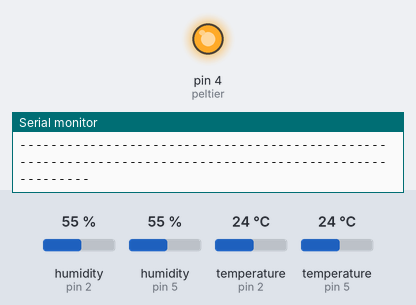
Recording of a sketch running on a simulated Arduino Uno, built with avr-gcc and run on an emulated ATmega328P. Parts: output pins drawn as LEDs (lit = HIGH), the last lines printed to the serial monitor. The test bench sets the inputs (shaded band); at power-on: temperature (sensors on pin 5, pin 2) 24 °C, humidity (sensors on pin 2, pin 5) 55 %.

Above: at 6.9 s.
7.0 s: temperature (sensor on pin 5) set to 18.4 °C
12.6 s: temperature (sensor on pin 5) set to 17.4 °C
At 16.1 s:
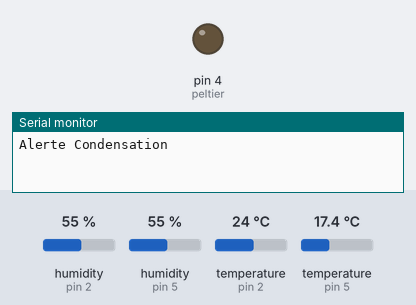
20.5 s: temperature (sensor on pin 5) set to 19 °C
At 24.5 s:
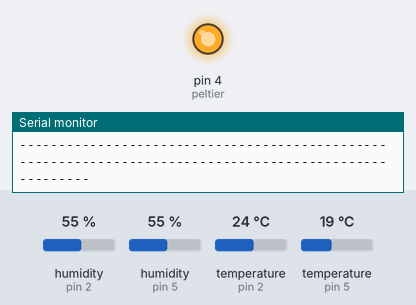
26.1 s: temperature (sensor on pin 5) set to 12 °C
At 28.0 s:
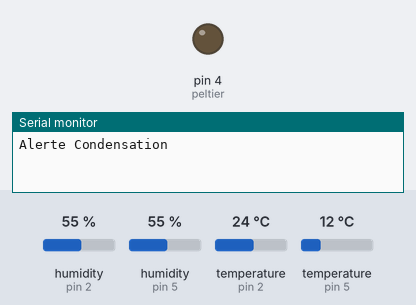
Timing chart, 0 to 29.5 s (numbered marks = the images above; inputs shaded):
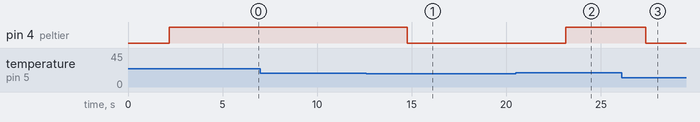

Measured:
- the behaviour switches between 18.1 and 18 °C on temperature (sensor on pin 5) (found by bisection; images 0 and 1)
- after the input at 12.6 s, pin 4 (peltier): HIGH → LOW after 2.2 s
- after the input at 20.5 s, pin 4 (peltier): LOW → HIGH after 2.7 s
- after the input at 26.1 s, pin 4 (peltier): HIGH → LOW after 1.3 s

The sketch:

Capteurs_temperatures_regulation.ino
```cpp
// Basé sur le code de LadyAda traduit et modifie par moi, domaine public
#include "DHT.h"
#define DHT1PIN 5
#define DHT2pin 2
int peltier = 4;
float t_consigne=18;
 // broche ou l'on a branche le capteur

// de-commenter le capteur utilise
//#define DHTTYPE DHT11 // DHT 11
#define DHT1TYPE DHT22
#define DHT2TYPE DHT22
// DHT 22 (AM2302)
//#define DHTTYPE DHT21 // DHT 21 (AM2301)
DHT DHT1(5, DHT22);//déclaration du capteur 1
DHT DHT2(2, DHT22);//déclaration du capteur 2

void setup()
{
 Serial.begin(9600);
pinMode(peltier, OUTPUT);
 Serial.println("*******CAPTEUR DES TEMPERATURES ET D'HUMIDITE******");
 DHT1.begin();
 DHT2.begin();
}
void loop()
{
 delay(2000);

 // La lecture du capteur prend 250ms
 // Les valeurs lues peuvet etre vieilles de jusqu'a 2 secondes (le capteur est lent)
 float h = DHT1.readHumidity();//on lit l'hygrometrie  du capteur 1
 float h2 = DHT2.readHumidity();//on lit l'hygrometrie du capteur 2
 float t = DHT1.readTemperature();//on lit la temperature en celsius
float t2 = DHT2.readTemperature();//on lit la temperature en celsius
 // pour lire en farenheit, il faut le paramère (isFahrenheit = true) :
 float f = DHT1.readTemperature(true);
 float f2 = DHT2.readTemperature(true);
 float alpha;
 float rosee;

 //On verifie si la lecture a echoue, si oui on quitte la boucle pour recommencer.
 if (isnan(h) || isnan(t) || isnan(f))
 {
   Serial.println("Echec de lecture du DHT22!");
   return;
 }

 // Calcul de l'indice de temperature en Farenheit
 //float hif = dht.computeHeatIndex(f, h);
 // Calcul de l'indice de temperature en Celsius
 //float hic = dht.computeHeatIndex(t, h, false);
  alpha = log(h / 100) + (17.27 * t) / (237.3 + t);
  rosee = (237.3 * alpha) / (17.27 - alpha);
 //Affichages :
 Serial.print("Humidite: ");
 Serial.print(h);
 Serial.print(" %\t");
 Serial.print("Temperature interne: ");
 Serial.print(t);
 Serial.print(" *C ");
 Serial.print(f);
 Serial.print(" *F\t");

 Serial.print("Point de rosee: ");
 Serial.print(rosee);
 Serial.println( "*C");
 Serial.print("Temperature de l'exterieur: ");
 Serial.print(t2);
 Serial.print(" *C ");
 Serial.print(f2);
 Serial.print(" *F\n");
  Serial.println( "-------------------------------------------------------------------------------------------------------");

// Regulation automatique de la température du mini frigo USB
if (t<=t_consigne){
  Serial.println("Alerte Condensation");
  digitalWrite(peltier,LOW);
}

else if(t>t_consigne){

  digitalWrite(peltier,HIGH);
}

  delay(2000);
}
```
